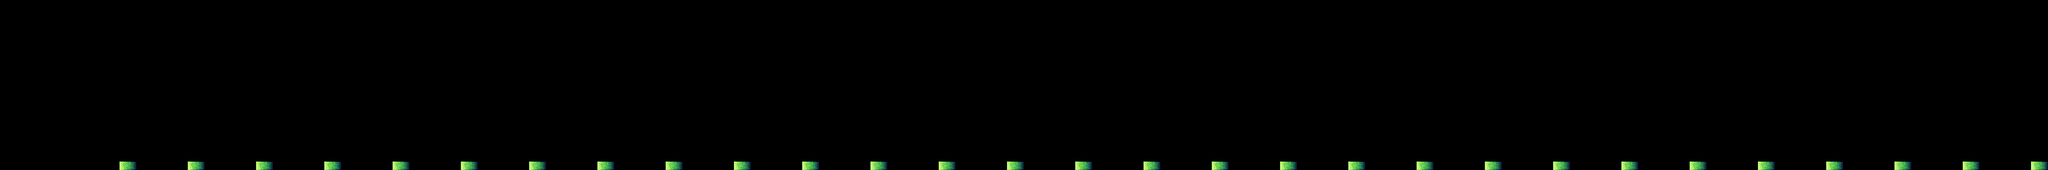

This is a level from a 2D game, rendered from its Tiled map with the project's own tilesets. A one-line summary and the complete map file follow:
An orthogonal 120x20 tile map with 32x16 px tiles, 1 tile layer (Слой тайлов 1).

<map version="1.10" tiledversion="1.11.0" orientation="orthogonal" renderorder="right-down" width="120" height="20" tilewidth="32" tileheight="16" infinite="0" nextlayerid="2" nextobjectid="1">
 <tileset firstgid="1" source="PipeStyle2.tsx" />
 <layer id="1" name="Слой тайлов 1" width="120" height="20">
  <data encoding="csv">
0,0,0,0,0,0,0,0,0,0,0,0,0,0,0,0,0,0,0,0,0,0,0,0,0,0,0,0,0,0,0,0,0,0,0,0,0,0,0,0,0,0,0,0,0,0,0,0,0,0,0,0,0,0,0,0,0,0,0,0,0,0,0,0,0,0,0,0,0,0,0,0,0,0,0,0,0,0,0,0,0,0,0,0,0,0,0,0,0,0,0,0,0,0,0,0,0,0,0,0,0,0,0,0,0,0,0,0,0,0,0,0,0,0,0,0,0,0,0,0,
0,0,0,0,0,0,0,0,0,0,0,0,0,0,0,0,0,0,0,0,0,0,0,0,0,0,0,0,0,0,0,0,0,0,0,0,0,0,0,0,0,0,0,0,0,0,0,0,0,0,0,0,0,0,0,0,0,0,0,0,0,0,0,0,0,0,0,0,0,0,0,0,0,0,0,0,0,0,0,0,0,0,0,0,0,0,0,0,0,0,0,0,0,0,0,0,0,0,0,0,0,0,0,0,0,0,0,0,0,0,0,0,0,0,0,0,0,0,0,0,
0,0,0,0,0,0,0,0,0,0,0,0,0,0,0,0,0,0,0,0,0,0,0,0,0,0,0,0,0,0,0,0,0,0,0,0,0,0,0,0,0,0,0,0,0,0,0,0,0,0,0,0,0,0,0,0,0,0,0,0,0,0,0,0,0,0,0,0,0,0,0,0,0,0,0,0,0,0,0,0,0,0,0,0,0,0,0,0,0,0,0,0,0,0,0,0,0,0,0,0,0,0,0,0,0,0,0,0,0,0,0,0,0,0,0,0,0,0,0,0,
0,0,0,0,0,0,0,0,0,0,0,0,0,0,0,0,0,0,0,0,0,0,0,0,0,0,0,0,0,0,0,0,0,0,0,0,0,0,0,0,0,0,0,0,0,0,0,0,0,0,0,0,0,0,0,0,0,0,0,0,0,0,0,0,0,0,0,0,0,0,0,0,0,0,0,0,0,0,0,0,0,0,0,0,0,0,0,0,0,0,0,0,0,0,0,0,0,0,0,0,0,0,0,0,0,0,0,0,0,0,0,0,0,0,0,0,0,0,0,0,
0,0,0,0,0,0,0,0,0,0,0,0,0,0,0,0,0,0,0,0,0,0,0,0,0,0,0,0,0,0,0,0,0,0,0,0,0,0,0,0,0,0,0,0,0,0,0,0,0,0,0,0,0,0,0,0,0,0,0,0,0,0,0,0,0,0,0,0,0,0,0,0,0,0,0,0,0,0,0,0,0,0,0,0,0,0,0,0,0,0,0,0,0,0,0,0,0,0,0,0,0,0,0,0,0,0,0,0,0,0,0,0,0,0,0,0,0,0,0,0,
0,0,0,0,0,0,0,0,0,0,0,0,0,0,0,0,0,0,0,0,0,0,0,0,0,0,0,0,0,0,0,0,0,0,0,0,0,0,0,0,0,0,0,0,0,0,0,0,0,0,0,0,0,0,0,0,0,0,0,0,0,0,0,0,0,0,0,0,0,0,0,0,0,0,0,0,0,0,0,0,0,0,0,0,0,0,0,0,0,0,0,0,0,0,0,0,0,0,0,0,0,0,0,0,0,0,0,0,0,0,0,0,0,0,0,0,0,0,0,0,
0,0,0,0,0,0,0,0,0,0,0,0,0,0,0,0,0,0,0,0,0,0,0,0,0,0,0,0,0,0,0,0,0,0,0,0,0,0,0,0,0,0,0,0,0,0,0,0,0,0,0,0,0,0,0,0,0,0,0,0,0,0,0,0,0,0,0,0,0,0,0,0,0,0,0,0,0,0,0,0,0,0,0,0,0,0,0,0,0,0,0,0,0,0,0,0,0,0,0,0,0,0,0,0,0,0,0,0,0,0,0,0,0,0,0,0,0,0,0,0,
0,0,0,0,0,0,0,0,0,0,0,0,0,0,0,0,0,0,0,0,0,0,0,0,0,0,0,0,0,0,0,0,0,0,0,0,0,0,0,0,0,0,0,0,0,0,0,0,0,0,0,0,0,0,0,0,0,0,0,0,0,0,0,0,0,0,0,0,0,0,0,0,0,0,0,0,0,0,0,0,0,0,0,0,0,0,0,0,0,0,0,0,0,0,0,0,0,0,0,0,0,0,0,0,0,0,0,0,0,0,0,0,0,0,0,0,0,0,0,0,
0,0,0,0,0,0,0,0,0,0,0,0,0,0,0,0,0,0,0,0,0,0,0,0,0,0,0,0,0,0,0,0,0,0,0,0,0,0,0,0,0,0,0,0,0,0,0,0,0,0,0,0,0,0,0,0,0,0,0,0,0,0,0,0,0,0,0,0,0,0,0,0,0,0,0,0,0,0,0,0,0,0,0,0,0,0,0,0,0,0,0,0,0,0,0,0,0,0,0,0,0,0,0,0,0,0,0,0,0,0,0,0,0,0,0,0,0,0,0,0,
0,0,0,0,0,0,0,0,0,0,0,0,0,0,0,0,0,0,0,0,0,0,0,0,0,0,0,0,0,0,0,0,0,0,0,0,0,0,0,0,0,0,0,0,0,0,0,0,0,0,0,0,0,0,0,0,0,0,0,0,0,0,0,0,0,0,0,0,0,0,0,0,0,0,0,0,0,0,0,0,0,0,0,0,0,0,0,0,0,0,0,0,0,0,0,0,0,0,0,0,0,0,0,0,0,0,0,0,0,0,0,0,0,0,0,0,0,0,0,0,
0,0,0,0,0,0,0,0,0,0,0,0,0,0,0,0,0,0,0,0,0,0,0,0,0,0,0,0,0,0,0,0,0,0,0,0,0,0,0,0,0,0,0,0,0,0,0,0,0,0,0,0,0,0,0,0,0,0,0,0,0,0,0,0,0,0,0,0,0,0,0,0,0,0,0,0,0,0,0,0,0,0,0,0,0,0,0,0,0,0,0,0,0,0,0,0,0,0,0,0,0,0,0,0,0,0,0,0,0,0,0,0,0,0,0,0,0,0,0,0,
0,0,0,0,0,0,0,0,0,0,0,0,0,0,0,0,0,0,0,0,0,0,0,0,0,0,0,0,0,0,0,0,0,0,0,0,0,0,0,0,0,0,0,0,0,0,0,0,0,0,0,0,0,0,0,0,0,0,0,0,0,0,0,0,0,0,0,0,0,0,0,0,0,0,0,0,0,0,0,0,0,0,0,0,0,0,0,0,0,0,0,0,0,0,0,0,0,0,0,0,0,0,0,0,0,0,0,0,0,0,0,0,0,0,0,0,0,0,0,0,
0,0,0,0,0,0,0,0,0,0,0,0,0,0,0,0,0,0,0,0,0,0,0,0,0,0,0,0,0,0,0,0,0,0,0,0,0,0,0,0,0,0,0,0,0,0,0,0,0,0,0,0,0,0,0,0,0,0,0,0,0,0,0,0,0,0,0,0,0,0,0,0,0,0,0,0,0,0,0,0,0,0,0,0,0,0,0,0,0,0,0,0,0,0,0,0,0,0,0,0,0,0,0,0,0,0,0,0,0,0,0,0,0,0,0,0,0,0,0,0,
0,0,0,0,0,0,0,0,0,0,0,0,0,0,0,0,0,0,0,0,0,0,0,0,0,0,0,0,0,0,0,0,0,0,0,0,0,0,0,0,0,0,0,0,0,0,0,0,0,0,0,0,0,0,0,0,0,0,0,0,0,0,0,0,0,0,0,0,0,0,0,0,0,0,0,0,0,0,0,0,0,0,0,0,0,0,0,0,0,0,0,0,0,0,0,0,0,0,0,0,0,0,0,0,0,0,0,0,0,0,0,0,0,0,0,0,0,0,0,0,
0,0,0,0,0,0,0,0,0,0,0,0,0,0,0,0,0,0,0,0,0,0,0,0,0,0,0,0,0,0,0,0,0,0,0,0,0,0,0,0,0,0,0,0,0,0,0,0,0,0,0,0,0,0,0,0,0,0,0,0,0,0,0,0,0,0,0,0,0,0,0,0,0,0,0,0,0,0,0,0,0,0,0,0,0,0,0,0,0,0,0,0,0,0,0,0,0,0,0,0,0,0,0,0,0,0,0,0,0,0,0,0,0,0,0,0,0,0,0,0,
0,0,0,0,0,0,0,0,0,0,0,0,0,0,0,0,0,0,0,0,0,0,0,0,0,0,0,0,0,0,0,0,0,0,0,0,0,0,0,0,0,0,0,0,0,0,0,0,0,0,0,0,0,0,0,0,0,0,0,0,0,0,0,0,0,0,0,0,0,0,0,0,0,0,0,0,0,0,0,0,0,0,0,0,0,0,0,0,0,0,0,0,0,0,0,0,0,0,0,0,0,0,0,0,0,0,0,0,0,0,0,0,0,0,0,0,0,0,0,0,
0,0,0,0,0,0,0,0,0,0,0,0,0,0,0,0,0,0,0,0,0,0,0,0,0,0,0,0,0,0,0,0,0,0,0,0,0,0,0,0,0,0,0,0,0,0,0,0,0,0,0,0,0,0,0,0,0,0,0,0,0,0,0,0,0,0,0,0,0,0,0,0,0,0,0,0,0,0,0,0,0,0,0,0,0,0,0,0,0,0,0,0,0,0,0,0,0,0,0,0,0,0,0,0,0,0,0,0,0,0,0,0,0,0,0,0,0,0,0,0,
0,0,0,0,0,0,0,0,0,0,0,0,0,0,0,0,0,0,0,0,0,0,0,0,0,0,0,0,0,0,0,0,0,0,0,0,0,0,0,0,0,0,0,0,0,0,0,0,0,0,0,0,0,0,0,0,0,0,0,0,0,0,0,0,0,0,0,0,0,0,0,0,0,0,0,0,0,0,0,0,0,0,0,0,0,0,0,0,0,0,0,0,0,0,0,0,0,0,0,0,0,0,0,0,0,0,0,0,0,0,0,0,0,0,0,0,0,0,0,0,
0,0,0,0,0,0,0,0,0,0,0,0,0,0,0,0,0,0,0,0,0,0,0,0,0,0,0,0,0,0,0,0,0,0,0,0,0,0,0,0,0,0,0,0,0,0,0,0,0,0,0,0,0,0,0,0,0,0,0,0,0,0,0,0,0,0,0,0,0,0,0,0,0,0,0,0,0,0,0,0,0,0,0,0,0,0,0,0,0,0,0,0,0,0,0,0,0,0,0,0,0,0,0,0,0,0,0,0,0,0,0,0,0,0,0,0,0,0,0,0,
0,0,0,0,0,0,0,1,0,0,0,1,0,0,0,1,0,0,0,1,0,0,0,1,0,0,0,1,0,0,0,1,0,0,0,1,0,0,0,1,0,0,0,1,0,0,0,1,0,0,0,1,0,0,0,1,0,0,0,1,0,0,0,1,0,0,0,1,0,0,0,1,0,0,0,1,0,0,0,1,0,0,0,1,0,0,0,1,0,0,0,1,0,0,0,1,0,0,0,1,0,0,0,1,0,0,0,1,0,0,0,1,0,0,0,1,0,0,0,1
</data>
 </layer>
</map>
